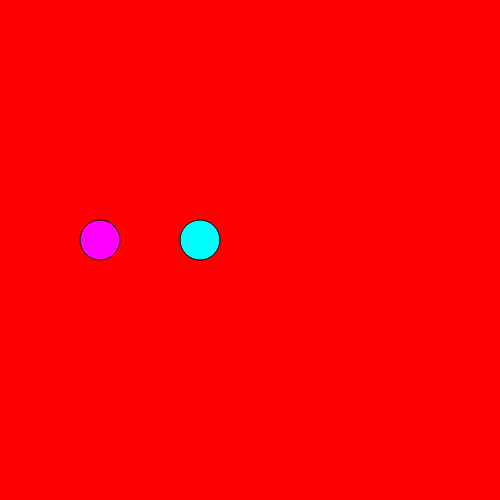
Frame 1 (no input)
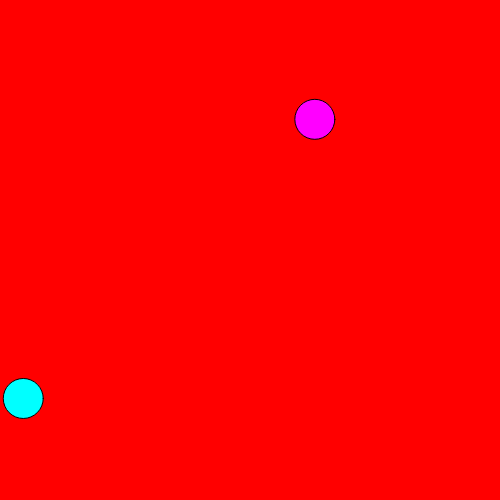
Frame 60 (no input)
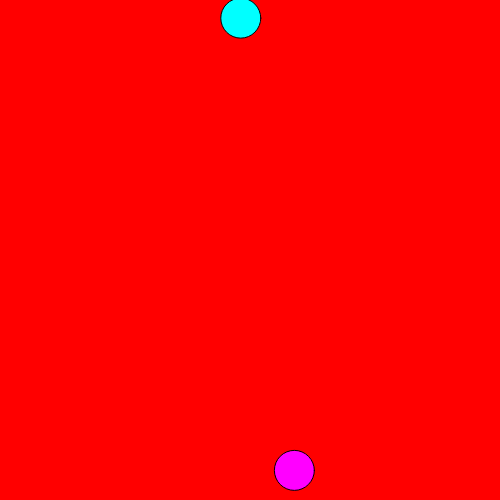
Frame 120 (the mouse pressed at the canvas centre since frame 60)

The p5.js sketch that drew these frames (run headless with seeded random() and noise() and a simulated clock; from frame 60 on, the mouse is pressed at the canvas centre):

// p5.js sketch
// ── sketch.js
let ball1;
let ball2;
let angle;
let speed;

function setup(){
    createCanvas(500,500);
    angle1 = 25;
    angle2 = 47;
    speed = 15;
    ball1 = new BallRGB (200,240,2,3,20,0,255,255);
    ball1.vx = speed*cos(angle1*PI/180);
    ball1.vy = speed*sin(angle1*PI/180);
    ball2 = new BallRGB (100,240,2,3,20,255,0,255);
    ball2.vx = speed*cos(angle2*PI/180);
    ball2.vy = speed*sin(angle2*PI/180);
}

function draw(){
    background(255,0,0);
    // ball1.updateVals(200,240,2,3,20,0,255,255);
    ball1.render();
    ball1.step();
    ball2.render();
    ball2.step();
} 
// ── Ball.js
// class Ball {
//     constructor(){
//         this.posX = 20;
//         this.posY = 20;
//         this.radius = 10;
//         this.vx = 2;
//         this.vy = 3;
//     }

//     render() {
//         push();
// 		translate(this.posX, this.posY);
//         ellipse(this.posX,this.posY,this.radius)
// 		pop();
// 	}
//     step(){
//         this.posX += this.vx;
//         this.posY += this.vy;
//         if(this.posX>500){this.posX=0}
//         if(this.posX<0){this.posX=500}
//         if(this.posY>500){this.posY=0}
//         if(this.posY<0){this.posY=500}
//     }
// }

// class Ball {
//     constructor(x,y,vx,vy,radius,c){
//         this.posX = x ;
//         this.posY = y;
//         this.vx = vx;
//         this.vy = vy;
//         this.radius = radius;
//         this.c = c;
//     }

//     render() {
//         push();
// 		// translate(this.posX, this.posY);
//         ellipse(this.posX,this.posY,this.radius)
// 		pop();
// 	}
//     step(){
//         this.posX += this.vx;
//         this.posY += this.vy;
//         if(this.posX>500){this.posX=0}
//         if(this.posX<0){this.posX=500}
//         if(this.posY>500){this.posY=0}
//         if(this.posY<0){this.posY=500}
//     }
// }

class BallRGB {
	constructor(x, y, vx, vy, radius, r, g, b) {
		//properties
		this.x = x;
		this.y = y;
		this.vx = vx;
		this.vy = vy;
		this.radius = radius;
		this.r = r;
		this.g = g;
		this.b = b;
		//this.rotation = 0;
	
   }
   updateVals(newX, newY, newVx, newVy, newRadius, newR, newG, newB)
   {
	    this.x = newX;
		this.y = newY;
		this.vx = newVx;
		this.vy = newVy;
		this.radius = newRadius;
		this.r = newR;
		this.g = newG;
		this.b = newB;
   }
   
   //function to draw the ball
   render() {
	  
		//translate(this.x, this.y);
		//rotate(this.rotation);
		fill(this.r, this.g, this.b);
		ellipse(this.x, this.y, this.radius*2, this.radius*2);
		
	} 
	//function to move the ball
	step() {
        if(this.x < 0 || this.x > 500) {
            this.vx *= -1;
        }
        if(this.y < 0 || this.y > 500) {
            this.vy *= -1;
        }
		this.x = this.x + this.vx;
		this.y = this.y + this.vy;
	}
	
}
